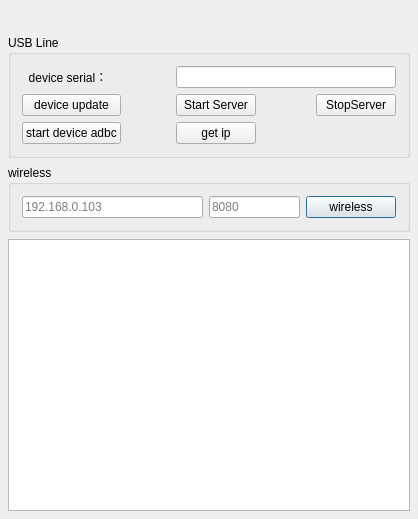
<?xml version="1.0" encoding="UTF-8"?>
<ui version="4.0">
 <class>Dialog</class>
 <widget class="QDialog" name="Dialog">
  <property name="geometry">
   <rect>
    <x>0</x>
    <y>0</y>
    <width>418</width>
    <height>519</height>
   </rect>
  </property>
  <property name="windowTitle">
   <string>Dialog</string>
  </property>
  <layout class="QGridLayout" name="gridLayout_2">
   <property name="leftMargin">
    <number>8</number>
   </property>
   <property name="topMargin">
    <number>8</number>
   </property>
   <property name="rightMargin">
    <number>8</number>
   </property>
   <property name="bottomMargin">
    <number>8</number>
   </property>
   <property name="spacing">
    <number>7</number>
   </property>
   <item row="2" column="1" colspan="4">
    <widget class="QGroupBox" name="groupBox">
     <property name="title">
      <string>wireless</string>
     </property>
     <layout class="QGridLayout" name="gridLayout_3" columnstretch="2,1,1">
      <item row="0" column="1">
       <widget class="QLineEdit" name="devicePortEdit">
        <property name="placeholderText">
         <string>8080</string>
        </property>
       </widget>
      </item>
      <item row="0" column="0">
       <widget class="QLineEdit" name="deviceIpEdit">
        <property name="placeholderText">
         <string>192.168.0.103</string>
        </property>
       </widget>
      </item>
      <item row="0" column="2">
       <widget class="QPushButton" name="wirelessButton">
        <property name="text">
         <string>wireless</string>
        </property>
       </widget>
      </item>
     </layout>
    </widget>
   </item>
   <item row="3" column="1" colspan="4">
    <widget class="QTextEdit" name="outEdit"/>
   </item>
   <item row="0" column="1">
    <spacer name="horizontalSpacer_4">
     <property name="orientation">
      <enum>Qt::Horizontal</enum>
     </property>
     <property name="sizeHint" stdset="0">
      <size>
       <width>350</width>
       <height>20</height>
      </size>
     </property>
    </spacer>
   </item>
   <item row="0" column="4">
    <widget class="QPushButton" name="closeButton">
     <property name="maximumSize">
      <size>
       <width>40</width>
       <height>40</height>
      </size>
     </property>
     <property name="styleSheet">
      <string notr="true">QPushButton {
    background-color: transparent;
    border: none;
    border-radius: 10px;
}
QPushButton:hover {
    background-color: rgba(128, 128, 128, 0.1);
}
QPushButton:pressed {
    background-color: rgba(128, 128, 128, 0.2);
}</string>
     </property>
     <property name="text">
      <string/>
     </property>
     <property name="icon">
      <iconset resource="res.qrc">
       <normaloff>:/res/close.png</normaloff>:/res/close.png</iconset>
     </property>
    </widget>
   </item>
   <item row="1" column="1" colspan="4">
    <widget class="QGroupBox" name="topGroupBox">
     <property name="title">
      <string>USB Line</string>
     </property>
     <layout class="QGridLayout" name="gridLayout">
      <item row="0" column="0">
       <widget class="QLabel" name="label">
        <property name="text">
         <string>  device serial：</string>
        </property>
       </widget>
      </item>
      <item row="1" column="2">
       <widget class="QPushButton" name="StartServerButton">
        <property name="text">
         <string>Start Server</string>
        </property>
       </widget>
      </item>
      <item row="0" column="2" colspan="3">
       <widget class="QLineEdit" name="SerialEdit"/>
      </item>
      <item row="2" column="2">
       <widget class="QPushButton" name="getIpButton">
        <property name="text">
         <string>get ip</string>
        </property>
       </widget>
      </item>
      <item row="2" column="0">
       <widget class="QPushButton" name="startAdbButton">
        <property name="text">
         <string>start device adbc</string>
        </property>
       </widget>
      </item>
      <item row="1" column="0">
       <widget class="QPushButton" name="updateDeviceButton">
        <property name="text">
         <string>device update</string>
        </property>
       </widget>
      </item>
      <item row="1" column="4">
       <widget class="QPushButton" name="StopServerButton">
        <property name="text">
         <string>StopServer</string>
        </property>
       </widget>
      </item>
      <item row="1" column="1">
       <spacer name="horizontalSpacer">
        <property name="orientation">
         <enum>Qt::Horizontal</enum>
        </property>
        <property name="sizeHint" stdset="0">
         <size>
          <width>40</width>
          <height>20</height>
         </size>
        </property>
       </spacer>
      </item>
      <item row="2" column="1">
       <spacer name="horizontalSpacer_2">
        <property name="orientation">
         <enum>Qt::Horizontal</enum>
        </property>
        <property name="sizeHint" stdset="0">
         <size>
          <width>40</width>
          <height>20</height>
         </size>
        </property>
       </spacer>
      </item>
      <item row="1" column="3">
       <spacer name="horizontalSpacer_3">
        <property name="orientation">
         <enum>Qt::Horizontal</enum>
        </property>
        <property name="sizeHint" stdset="0">
         <size>
          <width>40</width>
          <height>20</height>
         </size>
        </property>
       </spacer>
      </item>
     </layout>
    </widget>
   </item>
   <item row="0" column="3">
    <widget class="QPushButton" name="minButton">
     <property name="maximumSize">
      <size>
       <width>40</width>
       <height>50</height>
      </size>
     </property>
     <property name="styleSheet">
      <string notr="true">QPushButton {
    background-color: transparent;
    border: none;
    border-radius: 10px;
}
QPushButton:hover {
    background-color: rgba(128, 128, 128, 0.1);
}
QPushButton:pressed {
    background-color: rgba(128, 128, 128, 0.2);
}</string>
     </property>
     <property name="text">
      <string/>
     </property>
     <property name="icon">
      <iconset resource="res.qrc">
       <normaloff>:/res/min5.png</normaloff>:/res/min5.png</iconset>
     </property>
     <property name="iconSize">
      <size>
       <width>20</width>
       <height>20</height>
      </size>
     </property>
    </widget>
   </item>
   <item row="0" column="2">
    <widget class="QPushButton" name="inforButton">
     <property name="maximumSize">
      <size>
       <width>40</width>
       <height>40</height>
      </size>
     </property>
     <property name="styleSheet">
      <string notr="true">QPushButton {
    background-color: transparent;
    border: none;
    border-radius: 10px;
}
QPushButton:hover {
    background-color: rgba(128, 128, 128, 0.1);
}
QPushButton:pressed {
    background-color: rgba(128, 128, 128, 0.2);
}</string>
     </property>
     <property name="text">
      <string/>
     </property>
     <property name="icon">
      <iconset resource="res.qrc">
       <normaloff>:/res/infor.png</normaloff>:/res/infor.png</iconset>
     </property>
     <property name="iconSize">
      <size>
       <width>28</width>
       <height>20</height>
      </size>
     </property>
    </widget>
   </item>
  </layout>
 </widget>
 <layoutdefault spacing="6" margin="11"/>
 <resources>
  <include location="res.qrc"/>
 </resources>
 <connections/>
</ui>
